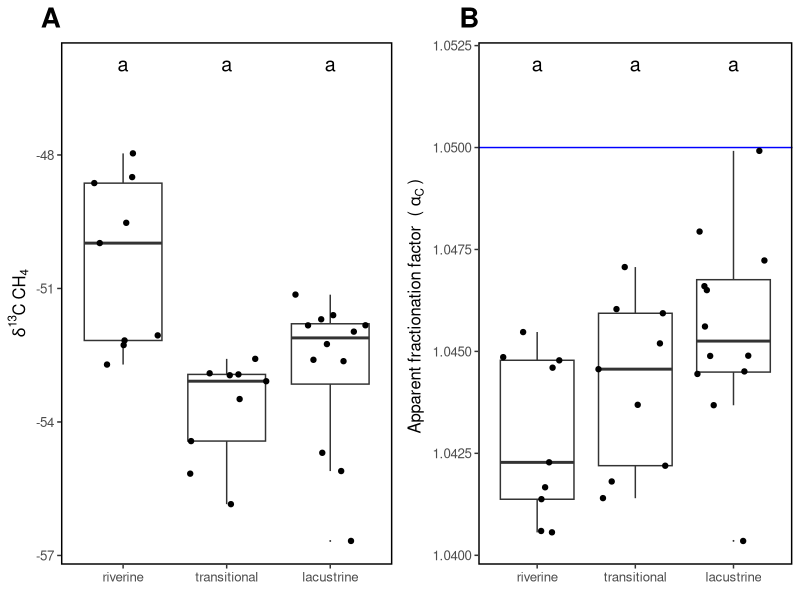

Write R code to recreate this figure.
### Build Figure 7
### Methane production pathway
### Megan Berberich, University of Cincinnati

## load packages
library(dplyr)
library(ggplot2)
library(openxlsx)
library(gridExtra)

## load data
master <- read.xlsx("data/process/master_by_sample.xlsx")



pathway_graph <- grid.arrange(
  # g OM per cubic cm of sediment
  ggplot(master, aes(zone, d13c.ch4)) +
    geom_boxplot(outlier.size = 0, outlier.colour = NULL) +
    labs(y=expression(~delta^{13}*C~CH[4]~""),
         x=expression("")) +
    scale_x_discrete(limits = c("riverine", "transitional", "lacustrine")) + ggtitle("A") +
    theme(panel.background = element_rect(fill = "white"),
          panel.grid.major = element_blank(),
          text=element_text(size=12),
          plot.title = element_text(face="bold", hjust = -0.065, size = 20), 
          panel.border = element_rect(size = 1, fill = NA)) +
    annotate('text', x = 1, y = -46, 
             label = " a ",parse = TRUE,size=5) +
    annotate('text', x = 2, y = -46, 
             label = " a ",parse = TRUE,size=5) +
    annotate('text', x = 3, y = -46, 
             label = " a ",parse = TRUE,size=5) + 
    geom_jitter(),
  
  ggplot(master, aes(zone, fractionation.factor)) +
    geom_boxplot(outlier.size = 0, outlier.colour = NULL) +
    geom_hline(yintercept = 1.05, colour = "blue") +
    labs(y=expression(Apparent~fractionation~factor~" ("~alpha[C]~") "),
         x=expression("")) +
    scale_x_discrete(limits = c("riverine", "transitional", "lacustrine")) + ggtitle("B") +
    theme(panel.background = element_rect(fill = "white"),
          panel.grid.major = element_blank(),
          text=element_text(size=12),
          plot.title = element_text(face="bold", hjust = -0.065, size = 20), 
          panel.border = element_rect(size = 1, fill = NA)) +
    geom_jitter() +
    annotate('text', x = 1, y = 1.052, 
             label = " a ",parse = TRUE,size=5) +
    annotate('text', x = 2, y = 1.052, 
             label = " a ",parse = TRUE,size=5) +
    annotate('text', x = 3, y = 1.052, 
             label = " a ",parse = TRUE,size=5),
  
  nrow = 1, ncol = 2
)

ggsave(file = "results/figures/figure7_methane_production_pathway.pdf", pathway_graph, 
       width=7.3, height = 4, dpi = 1200)

rm(pathway_graph)
